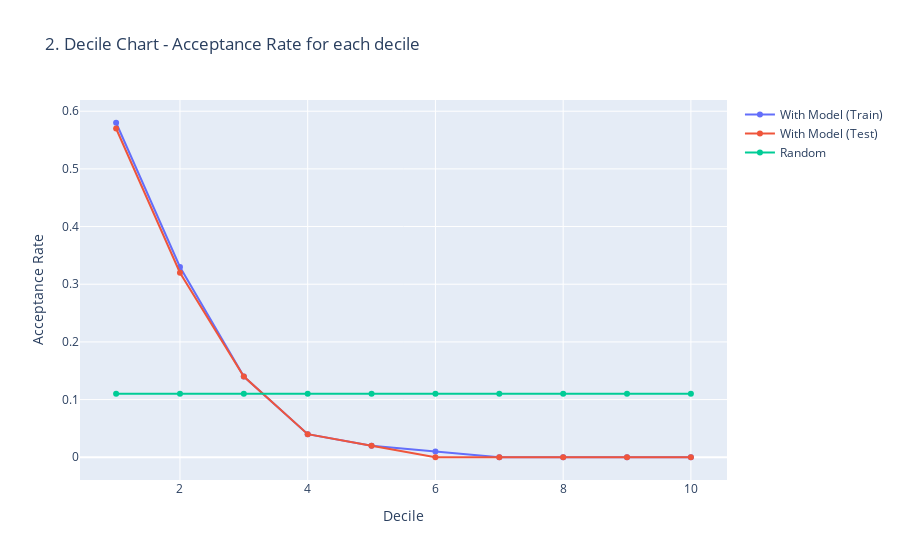

The notebook cell saved with this chart:
### Code cell
fig = go.Figure()
fig.add_trace(go.Scatter(x=result[result['data_type'] == 'train']['decile'], y=result[result['data_type'] == 'train']['event_rate'],
                         mode='lines+markers', name='With Model (Train)'))

fig.add_trace(go.Scatter(x=result[result['data_type'] == 'test']['decile'], y=result[result['data_type'] == 'test']['event_rate'],
                         mode='lines+markers', name='With Model (Test)'))

fig.add_trace(go.Scatter(x=result[result['data_type'] == 'test']['decile'], y=result[result['data_type'] == 'test']['random'],
                         mode='lines+markers', name='Random'))

#fig.add_trace(go.Bar(x=result[result['data_type'] == 'test']['decile'],y=result[result['data_type'] == 'test']['event_rate'],name='samples'))

fig.update_layout(title='2. Decile Chart - Acceptance Rate for each decile',
                   xaxis_title='Decile',
                   yaxis_title='Acceptance Rate')
fig.show()
gc.collect()

### Figure 1 — Plotly figure (JSON) as saved in the notebook; plotly's stock layout.template omitted (floating-point values rounded to 4 significant figures)
{"data": [{"mode": "lines+markers", "name": "With Model (Train)", "type": "scatter", "x": [1, 2, 3, 4, 5, 6, 7, 8, 9, 10], "y": [0.58, 0.33, 0.14, 0.04, 0.02, 0.01, 0, 0, 0, 0]}, {"mode": "lines+markers", "name": "With Model (Test)", "type": "scatter", "x": [1, 2, 3, 4, 5, 6, 7, 8, 9, 10], "y": [0.57, 0.32, 0.14, 0.04, 0.02, 0, 0, 0, 0, 0]}, {"mode": "lines+markers", "name": "Random", "type": "scatter", "x": [1, 2, 3, 4, 5, 6, 7, 8, 9, 10], "y": [0.11, 0.11, 0.11, 0.11, 0.11, 0.11, 0.11, 0.11, 0.11, 0.11]}], "layout": {"title": {"text": "2. Decile Chart - Acceptance Rate for each decile"}, "xaxis": {"title": {"text": "Decile"}}, "yaxis": {"title": {"text": "Acceptance Rate"}}}}
